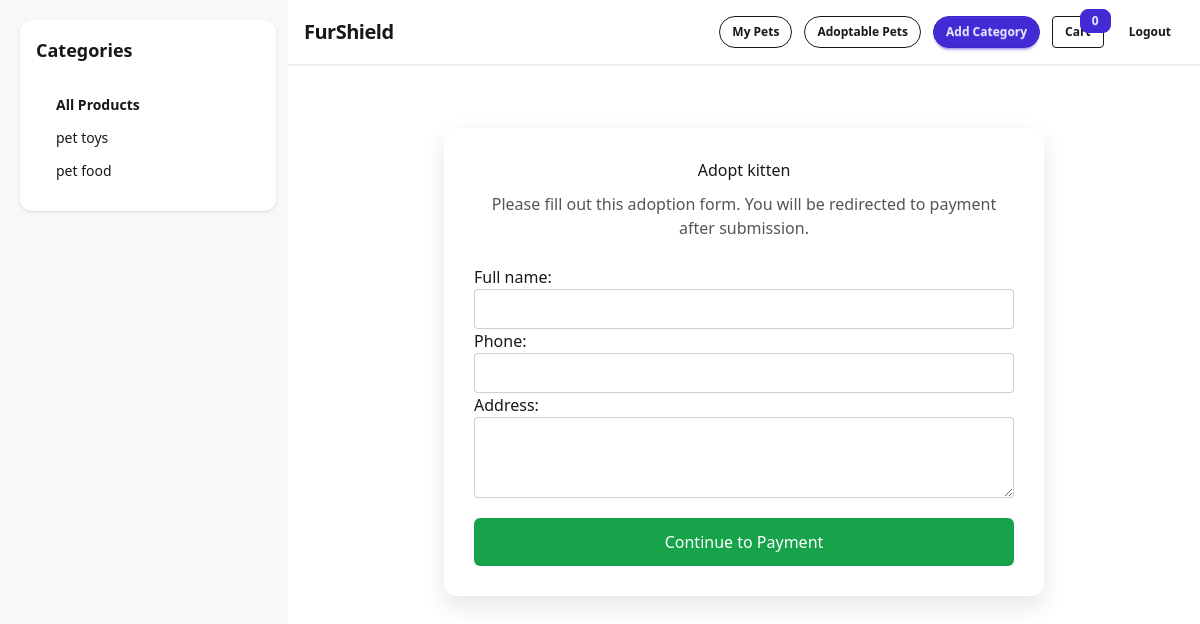
The app's page /adopt/6/ (signed in) with its own data.
### myapp/models.py (models this page shows, shortened)
class Pet(models.Model):
    owner = models.ForeignKey(
        User,
        on_delete=models.CASCADE,
        related_name='pets',
        null=True,
        blank=True
    )
    shelter = models.ForeignKey(
        User,
        on_delete=models.CASCADE,
        related_name='shelter_pets',
        null=True,
        blank=True
    )
    is_adoptable = models.BooleanField(default=False)
    image = models.ImageField(upload_to='pets/', blank=True, null=True)
    pet_name = models.CharField(max_length=100)
    pet_type = models.CharField(max_length=50)
    age = models.PositiveIntegerField(null=True, blank=True)
    breed = models.CharField(max_length=100, blank=True)
    gender = models.CharField(max_length=20)
    special_needs = models.BooleanField(default=False)

class Category(models.Model):
    name = models.CharField(max_length=100)
    image = models.ImageField(upload_to='category_images/')

### myapp/views.py (the view)
# urls.py: path('adopt/<int:pet_id>/', views.adopt_pet, name='adopt_pet'),
@login_required
def adopt_pet(request, pet_id):
    pet = get_object_or_404(Pet, id=pet_id, is_adoptable=True)
    if request.method == 'POST':
        form = AdoptionForm(request.POST)
        if form.is_valid():
            adoption = form.save(commit=False)
            adoption.pet = pet
            adoption.user = request.user
            adoption.save()
            request.session['pending_adoption_id'] = adoption.id
            request.session.modified = True
            return redirect('checkout')
    else:
        form = AdoptionForm()
    return render(request, 'adopt_form.html', {
        'pet': pet,
        'form': form
    })

### myapp/forms.py
class AdoptionForm(forms.ModelForm):
    class Meta:
        model = AdoptionRequest
        fields = ['full_name', 'phone', 'address']
        widgets = {
            'full_name': forms.TextInput(attrs={
                'class': 'input input-bordered w-full'
            }),
            'phone': forms.TextInput(attrs={
                'class': 'input input-bordered w-full'
            }),
            'address': forms.Textarea(attrs={
                'class': 'textarea textarea-bordered w-full',
                'rows': 3
            }),
        }

### myapp/context_processors.py (called while the page is built)
def categories_processor(request):
    from .models import Category
    return {
        'categories': Category.objects.all()
    }

### myapp/templates/adopt_form.html (shortened to what this page needs)
{% extends 'base.html' %}
{% block content %}
<div style="
    max-width:600px;
    margin:40px auto;
    background:white;
    padding:30px;
    border-radius:12px;
    box-shadow:0 10px 25px rgba(0,0,0,0.1);
">
    <h2 style="text-align:center; margin-bottom:10px;">
        Adopt {{ pet.pet_name }}
    </h2>
    <p style="text-align:center; color:#555; margin-bottom:25px;">
        Please fill out this adoption form.
        You will be redirected to payment after submission.
    </p>
    <form method="post">
        {{ form.as_p }}
        <button type="submit"
            style="
                width:100%;
                margin-top:20px;
                padding:12px;
                background:#16a34a;
                color:white;
                border:none;
                border-radius:6px;
                font-size:16px;
                cursor:pointer;
            ">
            Continue to Payment
        </button>
    </form>
</div>
{% endblock %}

### myapp/templates/partials/category_sidebar.html
<div class="w-full md:w-64 bg-base-100 rounded-xl shadow p-4">
  <h3 class="text-lg font-bold mb-4">Categories</h3>
  <ul class="menu bg-base-100 rounded-box">
    <li>
      <a href="{% url 'view_products' %}" class="font-semibold">
        All Products
      </a>
    </li>
    {% for category in categories %}
    <li>
      <a href="{% url 'category_products' category.id %}">
        {{ category.name }}
      </a>
    </li>
    {% empty %}
    <li class="opacity-70">No categories</li>
    {% endfor %}
  </ul>
</div>

### records on screen
Pet: pet_name "kitten"
Category: name "pet toys"
Category: name "pet food"

### other values on screen
{{ request.session.cart|length|default:"0" }} "0"
